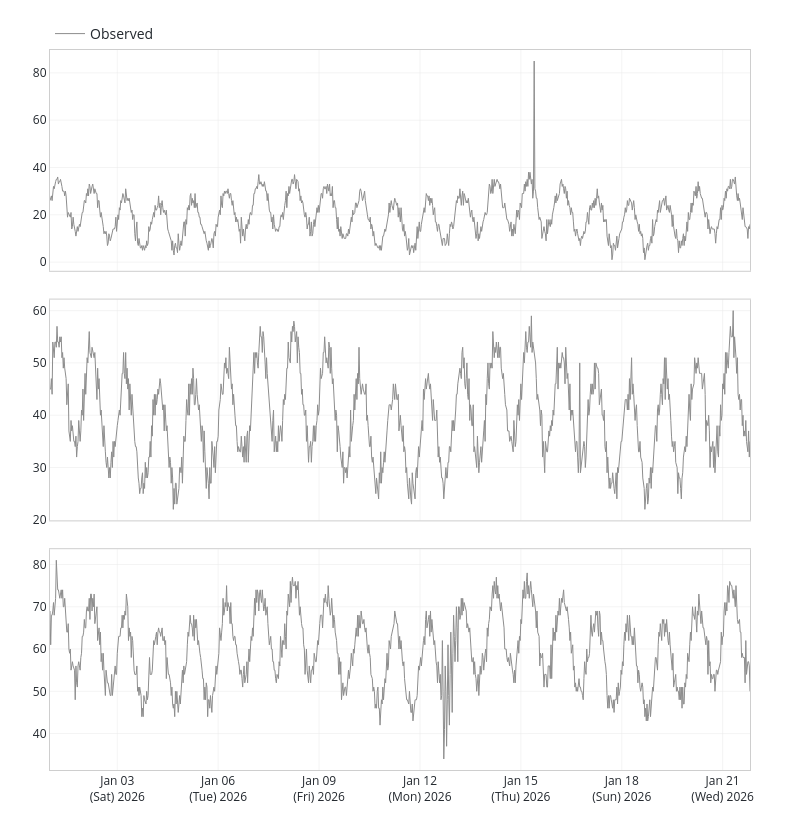

Here is the notebook cell this chart was saved with:
### Code cell
plot(dataset).show()

### Figure 1 — Plotly figure (JSON) as saved in the notebook; plotly's stock layout.template omitted (floating-point values rounded to 4 significant figures; data arrays with more than 128 entries replaced by an {"elided": "..."} marker saying what was removed)
{"data": [{"legendgroup": "Observed", "line": {"color": "#8d8d8d", "width": 1}, "mode": "lines", "name": "Observed", "showlegend": true, "type": "scatter", "x": {"elided": "1000 str values"}, "xaxis": "x", "y": {"elided": "1000 int values"}, "yaxis": "y"}, {"legendgroup": "Observed", "line": {"color": "#8d8d8d", "width": 1}, "mode": "lines", "name": "Observed", "showlegend": false, "type": "scatter", "x": {"elided": "1000 str values"}, "xaxis": "x2", "y": {"elided": "1000 int values"}, "yaxis": "y2"}, {"legendgroup": "Observed", "line": {"color": "#8d8d8d", "width": 1}, "mode": "lines", "name": "Observed", "showlegend": false, "type": "scatter", "x": {"elided": "1000 str values"}, "xaxis": "x3", "y": {"elided": "1000 int values"}, "yaxis": "y3"}], "layout": {"height": 820, "legend": {"bgcolor": "rgba(0,0,0,0)", "font": {"color": "#24292f", "size": 14}, "orientation": "h", "x": 0, "y": 1, "yanchor": "bottom"}, "margin": {"b": 50, "l": 50, "r": 50, "t": 50}, "paper_bgcolor": "white", "plot_bgcolor": "white", "width": 800, "xaxis": {"anchor": "y", "domain": [0, 1], "gridcolor": "#e8e8e8", "gridwidth": 0.5, "linecolor": "#cecece", "matches": "x3", "mirror": true, "showticklabels": false, "tickangle": 0, "tickfont": {"color": "#24292f"}, "tickformat": "%b %d<br>(%a) %Y", "type": "date"}, "xaxis2": {"anchor": "y2", "domain": [0, 1], "gridcolor": "#e8e8e8", "gridwidth": 0.5, "linecolor": "#cecece", "matches": "x3", "mirror": true, "showticklabels": false, "tickangle": 0, "tickfont": {"color": "#24292f"}, "tickformat": "%b %d<br>(%a) %Y", "type": "date"}, "xaxis3": {"anchor": "y3", "domain": [0, 1], "gridcolor": "#e8e8e8", "gridwidth": 0.5, "linecolor": "#cecece", "mirror": true, "tickangle": 0, "tickfont": {"color": "#24292f"}, "tickformat": "%b %d<br>(%a) %Y", "type": "date"}, "yaxis": {"anchor": "x", "domain": [0.6933, 1], "gridcolor": "#e8e8e8", "gridwidth": 0.5, "linecolor": "#cecece", "mirror": true, "tickfont": {"color": "#24292f"}, "tickformat": ",.0f", "zeroline": false}, "yaxis2": {"anchor": "x2", "domain": [0.3467, 0.6533], "gridcolor": "#e8e8e8", "gridwidth": 0.5, "linecolor": "#cecece", "mirror": true, "tickfont": {"color": "#24292f"}, "tickformat": ",.0f", "zeroline": false}, "yaxis3": {"anchor": "x3", "domain": [0, 0.3067], "gridcolor": "#e8e8e8", "gridwidth": 0.5, "linecolor": "#cecece", "mirror": true, "tickfont": {"color": "#24292f"}, "tickformat": ",.0f", "zeroline": false}}}
